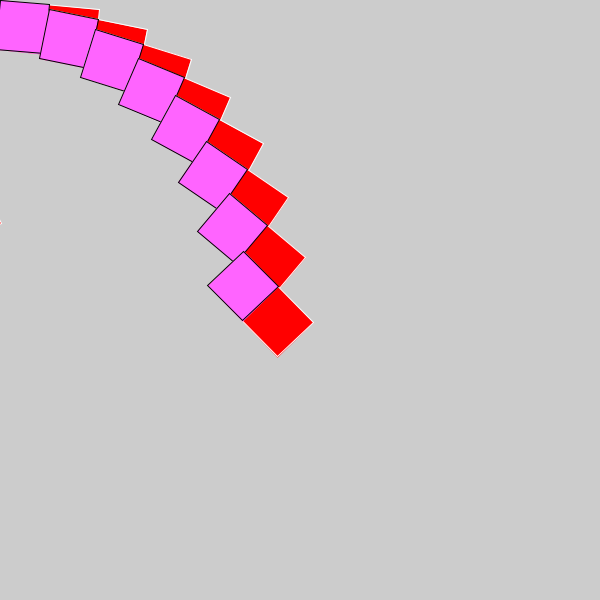
Frame 1 (no input)
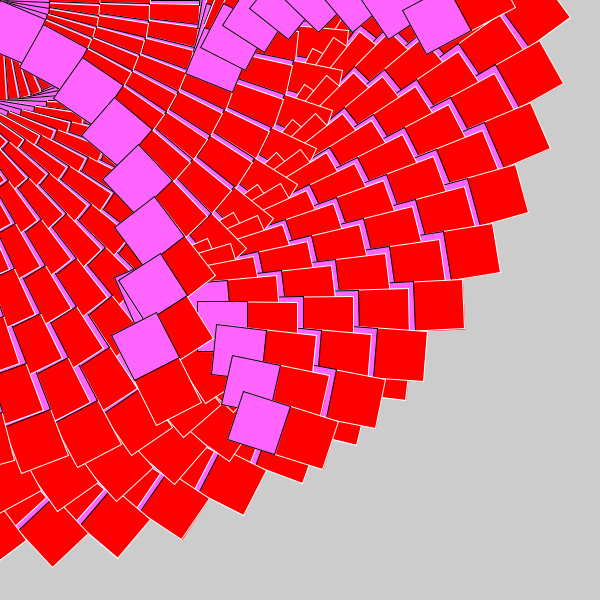
Frame 60 (the mouse pressed at the canvas centre just before this capture)
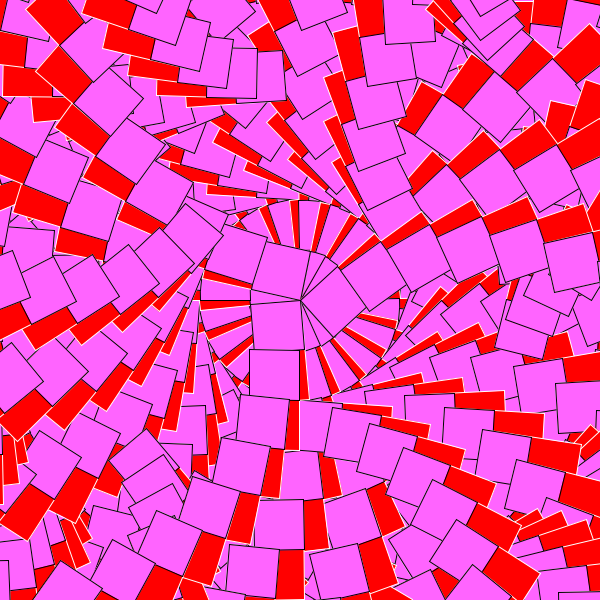
Frame 120 (the mouse held since frame 60 and released just before this capture)

The Processing sketch that drew these frames (run headless with seeded random() and noise(); from frame 60 on, the mouse is pressed at the canvas centre):

// Processing sketch: processing_92978
// ── processing_92978.pde

int xPos=6;
int yPos=1;

float angle=0;

void setup () {
  frameRate(9001);
  size(600, 600);
  smooth();
  
}
 void draw(){

 translate(mouseX,mouseY);
 for(int yPos = 0; yPos <400; yPos += 100){
for(int xPos = 0; xPos < 400; xPos += 50){
  pushMatrix();
  rotate(angle+=.1);
  stroke(255,255,255);
  fill(255,0,0);
  rect(xPos,yPos,100,50);
 fill(255,100,255);
 stroke(0);
  rect(xPos,yPos,50,50);
  stroke(0);
  popMatrix();
}
 }
 if(mousePressed){
   rotate(angle-=1);
 }
 if(keyPressed){
   pushMatrix();
  rotate(angle+=.1);
  stroke(255,255,255);
  fill(155,155,255);
  rect(xPos,yPos,100,50);
 fill(100,255,100);
 stroke(0);
  rect(xPos,yPos,50,50);
  stroke(0);
  popMatrix();
 }
 }
